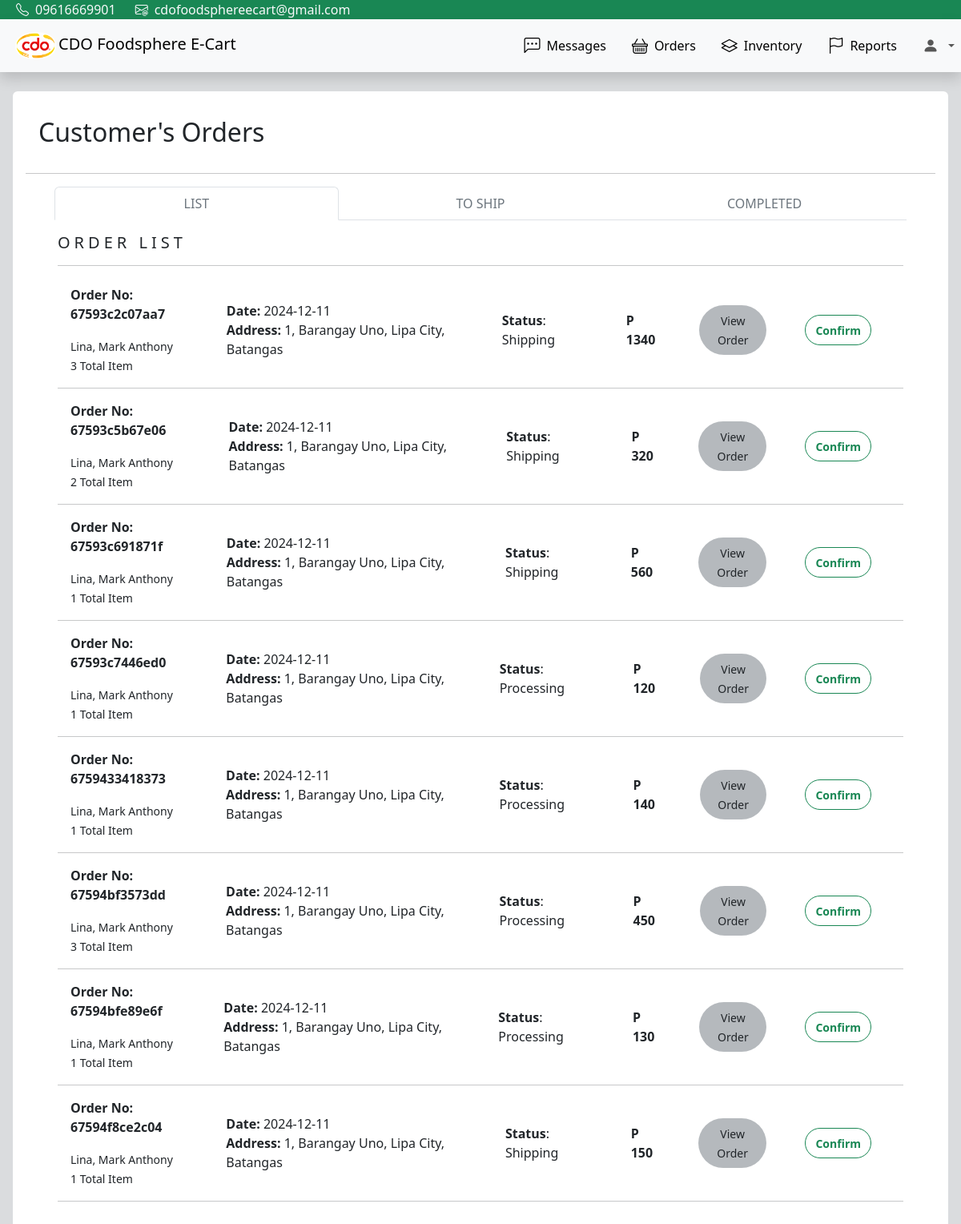
The app's page /html/orders.php (signed in) with its own data.
### tables this page shows
CREATE TABLE `tblorders` (
  `orderid` varchar(200) DEFAULT NULL,
  `date` varchar(200) NOT NULL,
  `cusname` varchar(200) DEFAULT NULL,
  `total` varchar(200) DEFAULT NULL,
  `method` varchar(200) DEFAULT NULL,
  `address` varchar(200) DEFAULT NULL,
  `status` varchar(200) NOT NULL
);

### html/components/orders_table.php (the view, shortened to what this page needs)
<?PHP
$Null = "
    <div class='mx-3 m-2 d-flex' style='min-width: 1000px;'>
        <div class='mx-auto'>
            <h4 class='fw-bold mb-3'>Empty List</h4>
        </div>
    </div>
<hr style='min-width: 1000px;'>";
?>
<div class="tab-content px-md-4 px-2" id="nav-tabContent">
    <div class="tab-pane fade show active p-3" id="nav-list" role="tabpanel" aria-labelledby="nav-list-tab">
        <h4 style='letter-spacing: 5px; font-size: clamp(15px,2vw,20px);'>ORDER LIST</h4>
        <hr>
        <div class='table-responsive'>
            <?PHP
            $userOrderList = $conn->query("SELECT * FROM  tblorders WHERE cusname='$_SESSION[name]' and status != 'Completed'");
            $adminOrderList = $conn->query("SELECT * FROM  tblorders WHERE status = 'Processing'");
            $orderList = ($_SESSION["position"] == "admin")?$adminOrderList:$userOrderList;
            if($orderList && $orderList->num_rows > 0){
                while($row=$orderList->fetch_assoc()){
                    $GetUid = $conn->query("SELECT * FROM  tblcart WHERE orderid='$row[orderid]'");
                    $itemNo = $GetUid->num_rows;
                    if($row['method'] == "COD"){
                        $method = "<div class='d-none d-xl-inline align-self-center fw-bold mx-4'><a href='../sql/cart.php?confirm_order=$row[orderid]' onclick='condfirmBut()' type='button' class='btn bg-0 border fw-bold border-success text-success bg-opacity-50 rounded-pill'><small>Confirm</small></a></div>";
                    }else{
                        $method = "<div class='d-none d-xl-inline align-self-center fw-bold mx-4'><button type='button' class='btn bg-0 border fw-bold border-success text-success bg-opacity-50 rounded-pill' data-bs-toggle='modal' data-bs-target='#gcash_$row[orderid]'><small>Confirm</small></button></div>";
                    }
                    echo "
                        <div class='mx-3 m-2 d-flex' style='min-width: 1000px;'>
                            <div class='me-auto'>
                                <p class='fw-bold mb-3'>Order No: $row[orderid]</p>
                                <small class=''>$row[cusname]</small><br>
                                <small class=''>$itemNo Total Item</small>
                            </div>
                            <div class='align-self-center mx-4'>
                                <b>Date:</b> $row[date]<br>
                                <b>Address:</b> $row[address]
                            </div>
                            <div class='align-self-center mx-4'><b>Status</b>: $row[status]</div>
                            <div class='align-self-center fw-bold mx-4'>P $row[total]</div>
                            <div class='align-self-center fw-bold mx-4'><button type='button' class='btn bg-secondary bg-opacity-50 rounded-pill' data-bs-toggle='modal' data-bs-target='#$row[orderid]'><small>View Order</small></button></div>
                            $method
                        </div>
                    <hr style='min-width: 1000px;'>";
                }
            }else{
                echo $Null;
            }
            ?>
        </div>
    </div>
</div>

### records on screen
tblorders: orderid "67593c2c07aa7", cusname "Lina, Mark Anthony", itemNo "3", date "2024-12-11", address "1, Barangay Uno, Lipa City, Batangas", status "Shipping", total "1340"
tblorders: orderid "67593c5b67e06", cusname "Lina, Mark Anthony", itemNo "2", date "2024-12-11", address "1, Barangay Uno, Lipa City, Batangas", status "Shipping", total "320"
tblorders: orderid "67593c691871f", cusname "Lina, Mark Anthony", itemNo "1", date "2024-12-11", address "1, Barangay Uno, Lipa City, Batangas", status "Shipping", total "560"
tblorders: orderid "67593c7446ed0", cusname "Lina, Mark Anthony", itemNo "1", date "2024-12-11", address "1, Barangay Uno, Lipa City, Batangas", status "Processing", total "120"
tblorders: orderid "6759433418373", cusname "Lina, Mark Anthony", itemNo "1", date "2024-12-11", address "1, Barangay Uno, Lipa City, Batangas", status "Processing", total "140"
tblorders: orderid "67594bf3573dd", cusname "Lina, Mark Anthony", itemNo "3", date "2024-12-11", address "1, Barangay Uno, Lipa City, Batangas", status "Processing", total "450"
tblorders: orderid "67594bfe89e6f", cusname "Lina, Mark Anthony", itemNo "1", date "2024-12-11", address "1, Barangay Uno, Lipa City, Batangas", status "Processing", total "130"
tblorders: orderid "67594f8ce2c04", cusname "Lina, Mark Anthony", itemNo "1", date "2024-12-11", address "1, Barangay Uno, Lipa City, Batangas", status "Shipping", total "150"
